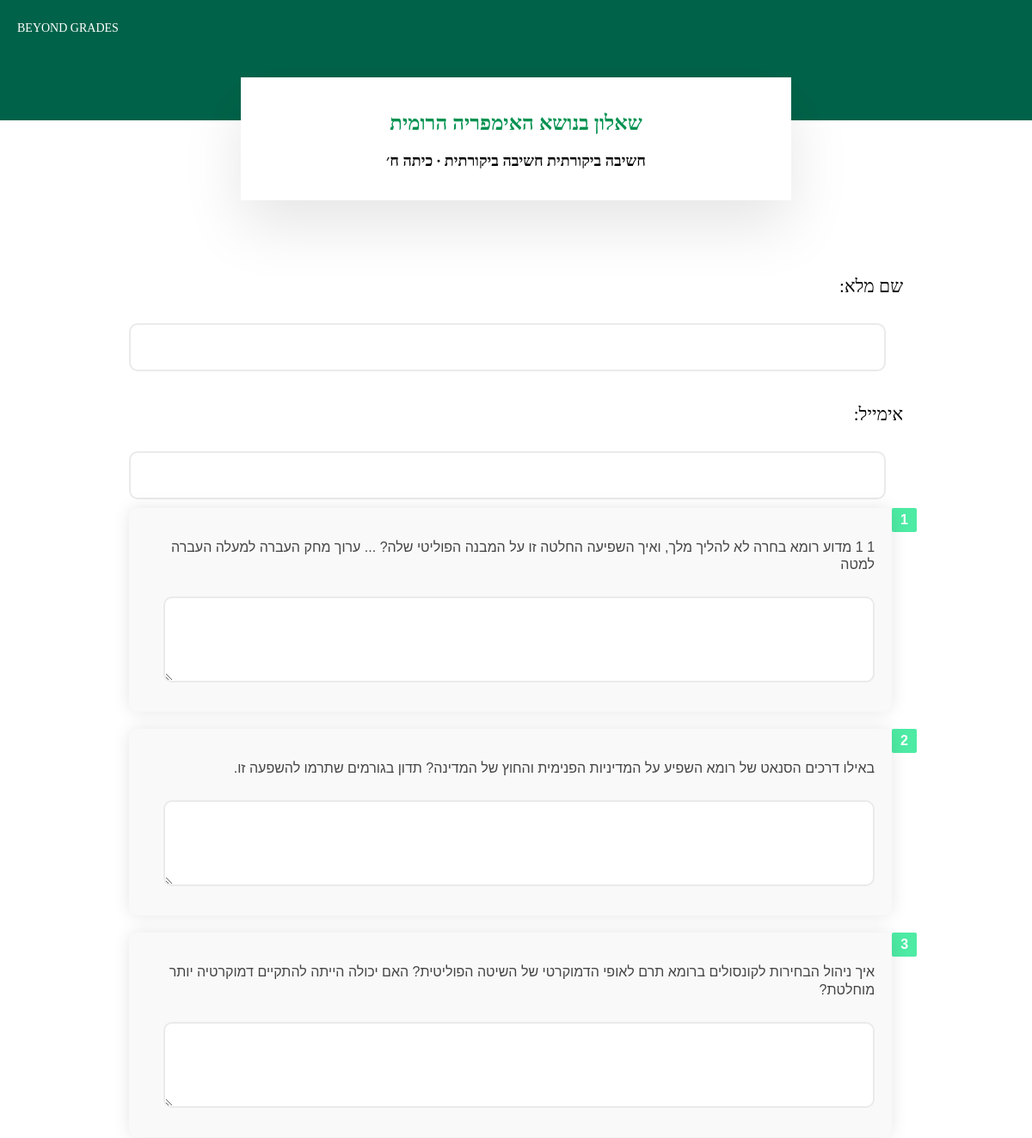
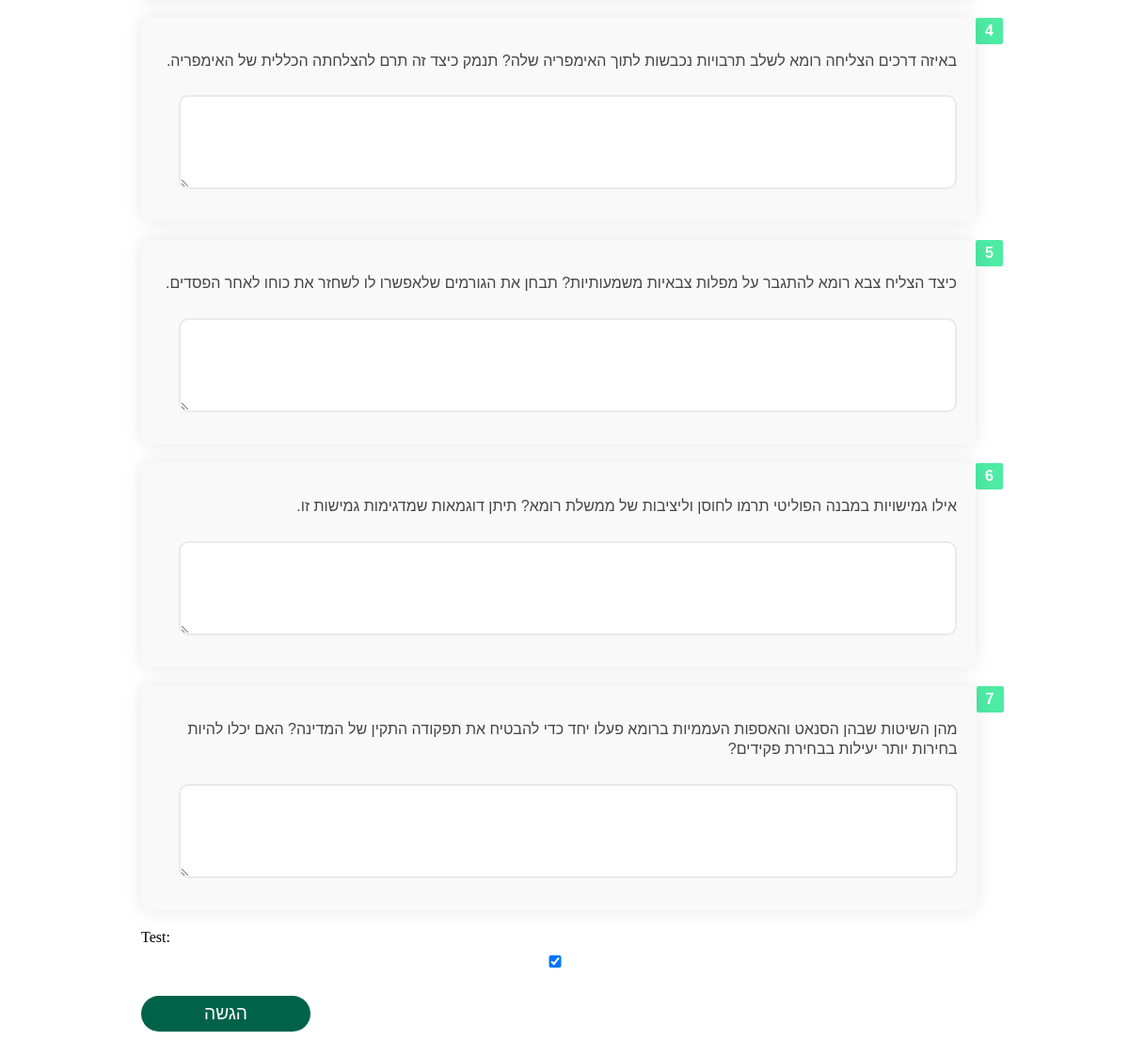
Screenshot of /test_page/1719404301/ with the database file from the repository (2 pictures, top to bottom).
### web/models.py (models this page shows, shortened)
class Test(models.Model):
    id = models.AutoField(primary_key=True)  # Field to store the test ID
    title = models.CharField(max_length=100)
    skill = models.CharField(max_length=100)  # Field to store skill
    subject = models.CharField(max_length=100)  # Field to store subject
    teacher = models.ForeignKey('Teacher', related_name='tests', on_delete=models.CASCADE)  # Field to store the teacher
    grade = models.CharField(max_length=100)

class Question(models.Model):
    id = models.AutoField(primary_key=True)  # Field to store the question ID
    test = models.ForeignKey('Test', related_name='questions', on_delete=models.CASCADE)
    number = models.IntegerField()  # Number of the question
    text = models.TextField()  # Text of the question

### web/views.py (the view)
# urls.py: path('test_page/<int:test_id>/', views.test_page, name='test_page'),
def test_page(request, test_id):
    try:
        test = Test.objects.get(id=test_id)
        questions = test.questions.all()  # Assuming a related_name of 'questions' in Test model
        if questions:
            return render(request, 'test_page.html', {'questions': questions, 'test': test, 'grade': test.grade, 'skill': test.skill})
        else:
            return render(request, 'test_page.html', {'error_message': 'No questions found for this test.'})
    except Test.DoesNotExist:
        return render(request, 'test_page.html', {'error_message': 'Test not found.'})

### web/templates/test_page.html (shortened to what this page needs)
{% extends 'base.html' %}
{% block content %}
<div class="header">
    <div class="header-text">BEYOND GRADES</div>
</div>
<div class="title-box">
    <h2 style="font-size: 24px; color: #009150">שאלון בנושא {{ test.title }}</h2>
    <h2 style="font-size: 18px; color: black">{{ skill }} {{ test.skill }} ∙ כיתה {{ test.grade }} </h2>
</div>
<div class="form-container">
    <form method="post" action="{% url 'submit_answers' %}">
        <div>
            <h4>שם מלא:</h4>
            <input type="text" name="full_name" id="full_name" required>
        </div>
        <div>
            <h4>אימייל:</h4>
            <input type="text" name="email" id="email" required>
        </div>
        {% for question in questions %}
        <div class="question-container">
            <div class="vertical-line">
                <div class="question-number">{{ forloop.counter }}</div>
            </div>
            <div class="triangle-box">
                <p class="question-text">{{ question.text }}</p>
                <textarea name="answer_{{ question.id }}" rows="3" cols="30"></textarea>
            </div>
        </div>
        {% endfor %}
        <div>
            <label for="test">Test:</label>
            <input type="checkbox" name="test" id="test" checked>
        </div>
        <button type="submit">הגשה</button>
    </form>
</div>
{% endblock %}

### web/templates/test_page.html (style rules this page uses)
body { background-color: white; margin: 0; padding: 0; }
.header { background-color: #006349; width: 100%; padding: 70px 0; box-sizing: border-box; text-align: center; color: white; }
.title-box { background-color: white; color: #009150; padding: 20px; border-radius: 0px; text-align: center; max-width: 600px; margin: -50px auto 0 auto; box-shadow: 0 30px 70px rgba(0, 0, 0, 0.1); }
.header-text { position: absolute; top: 25px; left: 20px; color: white; font-size: 14px; font-family: Arial Rounded MT Bold; }
.form-container { max-width: 900px; margin: 40px auto; padding: 20px; background-color: transparent; }
.form-container h3, .form-container h4 { color: black; text-align: right; font-size: 21px; font-weight: normal; font-family: Noto Sans Hebrew New; margin-bottom: 20px; direction: rtl; }
.form-container input[type="text"], .form-container textarea, .form-container input[type="checkbox"] { width: calc(100% - 20px); margin: 10px 0; padding: 15px; border: 2px solid #eaeaea; border-radius: 10px; box-sizing: border-box; font-size: 1.2rem; transition: border-color 0.3s ease; direction: rtl; text-align: right; }
.form-container button { width: 20%; padding: 8px; background-color: #006349; color: #fff; text-align: center; border: none; border-radius: 30px; cursor: pointer; transition: background-color 0.3s ease; font-size: 1.2rem; margin-top: 20px; }
.question-container { display: flex; align-items: flex-start; margin-bottom: 20px; direction: rtl; text-align: right; }
.vertical-line { position: relative; width: 3px; background-color: #009150; margin-left: 10px; }
.vertical-line .question-number { position: absolute; left: -10px; background-color: #4deba4; color: white; padding: 5px 10px; border-radius: 2px; font-family: 'Noto Sans Hebrew New', sans-serif; font-size: 16px; font-weight: bold; }
.triangle-box { background-color: #f9f9f9; padding: 20px; border-radius: 10px; box-shadow: 0 0 20px rgba(0, 0, 0, 0.1); position: relative; flex-grow: 1; }
.triangle-box .question-text { font-family: 'Noto Sans Hebrew New', sans-serif; font-size: 16px; font-weight: 400; line-height: 1.3; color: #454545; white-space: normal; }
.triangle-box textarea { width: calc(100% - 20px); margin: 10px 0; padding: 15px; border: 2px solid #eaeaea; border-radius: 10px; box-sizing: border-box; font-size: 1.2rem; transition: border-color 0.3s ease; direction: rtl; text-align: right; }

### rows the page displays
Test: title "האימפריה הרומית", skill "חשיבה ביקורתית", grade "ח׳"
Question: text "1 1 מדוע רומא בחרה לא להליך מלך, ואיך השפיעה החלטה זו על המבנה הפוליטי שלה? ... ערוך מחק העברה למעלה העברה למטה"
Question: text "באילו דרכים הסנאט של רומא השפיע על המדיניות הפנימית והחוץ של המדינה? תדון בגורמים שתרמו להשפעה זו."
Question: text "איך ניהול הבחירות לקונסולים ברומא תרם לאופי הדמוקרטי של השיטה הפוליטית? האם יכולה הייתה להתקיים דמוקרטיה יותר מוחלטת?"
Question: text "באיזה דרכים הצליחה רומא לשלב תרבויות נכבשות לתוך האימפריה שלה? תנמק כיצד זה תרם להצלחתה הכללית של האימפריה."
Question: text "כיצד הצליח צבא רומא להתגבר על מפלות צבאיות משמעותיות? תבחן את הגורמים שלאפשרו לו לשחזר את כוחו לאחר הפסדים."
Question: text "אילו גמישויות במבנה הפוליטי תרמו לחוסן וליציבות של ממשלת רומא? תיתן דוגמאות שמדגימות גמישות זו."
Question: text "מהן השיטות שבהן הסנאט והאספות העממיות ברומא פעלו יחד כדי להבטיח את תפקודה התקין של המדינה? האם יכלו להיות בחירות יותר יעילות בבחירת פקידים?"
